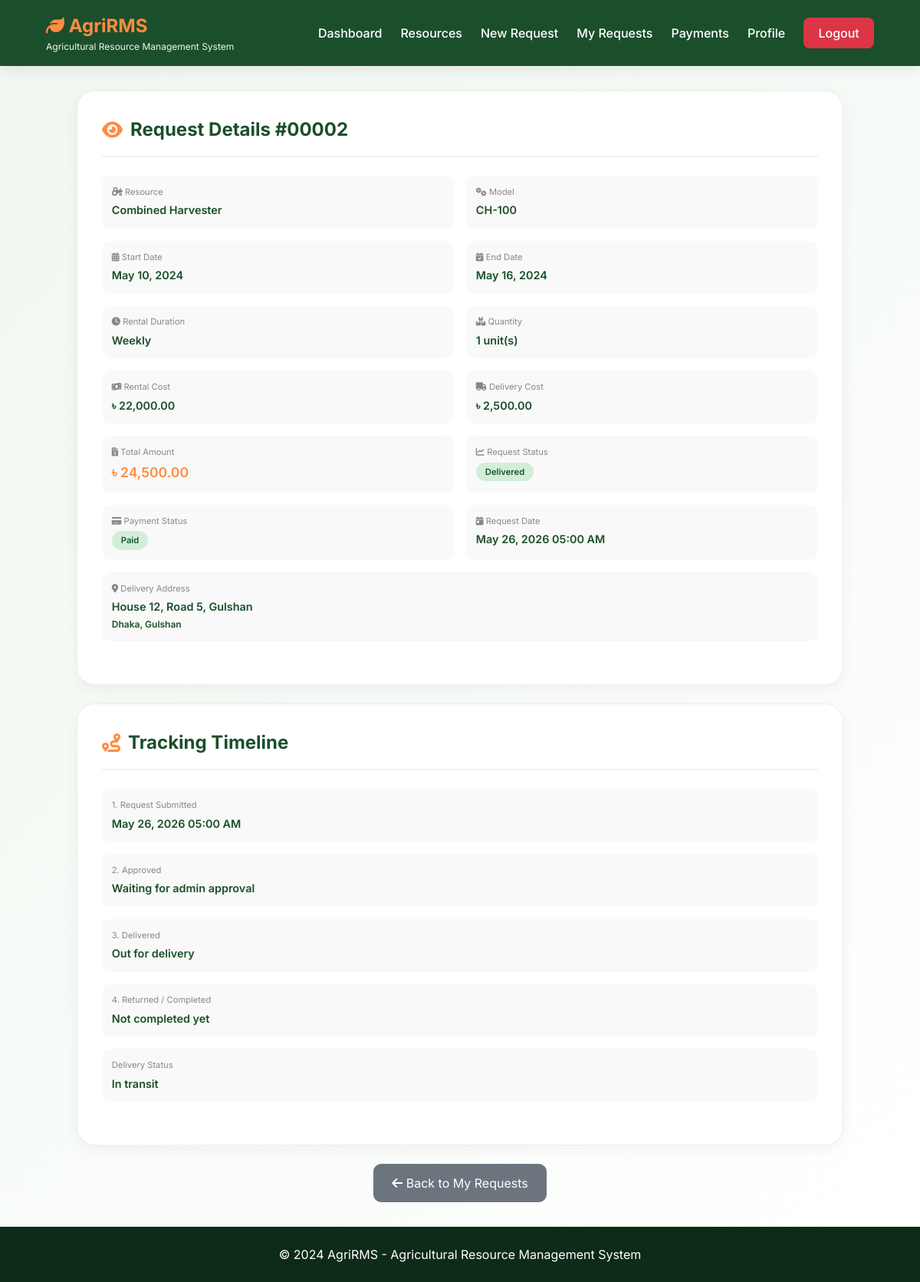
/client/view_request.php?id=2 (signed in), run on the app's committed database.
### tables this page shows
CREATE TABLE `service_requests` (
  `id` int(11) NOT NULL AUTO_INCREMENT,
  `user_id` int(11) NOT NULL,
  `resource_id` int(11) NOT NULL,
  `delivery_id` int(11) DEFAULT NULL,
  `rental_duration` enum('Daily','Weekly','Monthly') NOT NULL,
  `quantity` int(11) NOT NULL DEFAULT 1,
  `start_date` date NOT NULL,
  `end_date` date NOT NULL,
  `total_rental_cost` decimal(10,2) NOT NULL,
  `delivery_cost` decimal(10,2) DEFAULT 0.00,
  `total_cost` decimal(10,2) NOT NULL,
  `delivery_address` text NOT NULL,
  `delivery_district` varchar(50) NOT NULL,
  `delivery_upazila` varchar(50) DEFAULT NULL,
  `special_instructions` text DEFAULT NULL,
  `request_status` enum('Pending','Approved','Processing','Delivered','Returned','Cancelled') DEFAULT 'Pending',
  `payment_status` enum('Pending','Paid','Partial') DEFAULT 'Pending',
  `payment_id` int(11) DEFAULT NULL,
  `approved_by` int(11) DEFAULT NULL,
  `approved_at` datetime DEFAULT NULL,
  `delivered_at` datetime DEFAULT NULL,
  `returned_at` datetime DEFAULT NULL,
  `created_at` timestamp NOT NULL DEFAULT current_timestamp(),
  `updated_at` timestamp NOT NULL DEFAULT current_timestamp() ON UPDATE current_timestamp(),
  PRIMARY KEY (`id`),
  KEY `user_id` (`user_id`),
  KEY `resource_id` (`resource_id`),
  KEY `delivery_id` (`delivery_id`),
  FOREIGN KEY (`user_id`) REFERENCES `users` (`id`) ON DELETE CASCADE,
  FOREIGN KEY (`resource_id`) REFERENCES `resources` (`id`) ON DELETE CASCADE,
  FOREIGN KEY (`delivery_id`) REFERENCES `delivery` (`id`) ON DELETE SET NULL
);

CREATE TABLE `resources` (
  `id` int(11) NOT NULL AUTO_INCREMENT,
  `name` varchar(100) NOT NULL,
  `model` varchar(100) NOT NULL,
  `type` enum('Tractor','Soil Cultivation','Planting','Irrigation','Harvesting','Hay Making','Loading','Fertilizer Dispenser','Produce Sorter','Post Harvest') NOT NULL,
  `category` varchar(50) NOT NULL,
  `description` text DEFAULT NULL,
  `manufacturer` varchar(100) DEFAULT NULL,
  `manufacturing_year` year DEFAULT NULL,
  `horsepower` int(11) DEFAULT NULL,
  `fuel_type` enum('Diesel','Petrol','Electric','Solar','Manual') DEFAULT 'Diesel',
  `daily_rate` decimal(10,2) NOT NULL,
  `weekly_rate` decimal(10,2) DEFAULT NULL,
  `monthly_rate` decimal(10,2) DEFAULT NULL,
  `security_deposit` decimal(10,2) NOT NULL DEFAULT 5000.00,
  `status` enum('Available','Rented','Under Maintenance','Out of Service') DEFAULT 'Available',
  `quantity` int(11) NOT NULL DEFAULT 1,
  `image_url` varchar(255) DEFAULT NULL,
  `created_at` timestamp NOT NULL DEFAULT current_timestamp(),
  `updated_at` timestamp NOT NULL DEFAULT current_timestamp() ON UPDATE current_timestamp(),
  PRIMARY KEY (`id`)
);

### client/view_request.php (the view, shortened to what this page needs)
<?php
include '../database.php';
$request_id = isset($_GET['id']) ? (int)$_GET['id'] : 0;
$user_id = $_SESSION['user_id'];
$query = "SELECT sr.*, r.name as resource_name, r.model, r.daily_rate, r.type as resource_type
          FROM service_requests sr
          LEFT JOIN resources r ON sr.resource_id = r.id
          WHERE sr.id = $request_id AND sr.user_id = $user_id";
$result = mysqli_query($conn, $query);
$request = mysqli_fetch_assoc($result);
?>
<!DOCTYPE html>
<html lang="en">
<head>
    <link rel="stylesheet" href="https://cdnjs.cloudflare.com/ajax/libs/font-awesome/6.4.0/css/all.min.css">
</head>
<body>
    <header class="header">
        <div class="logo">
            <h2><i class="fas fa-leaf"></i> AgriRMS</h2>
            <p>Agricultural Resource Management System</p>
        </div>
        <nav class="nav-links">
            <a href="dashboard.php">Dashboard</a>
            <a href="resources.php">Resources</a>
            <a href="request_service.php">New Request</a>
            <a href="my_requests.php">My Requests</a>
            <a href="payments.php">Payments</a>
            <a href="profile.php">Profile</a>
            <a href="../logout.php" class="btn-logout">Logout</a>
        </nav>
    </header>
    <div class="main-content">
        <div class="container">
            <div class="card">
                <h2><i class="fas fa-eye"></i> Request Details #<?php echo str_pad($request['id'], 5, '0', STR_PAD_LEFT); ?></h2>
                <div class="info-grid">
                    <div class="info-item">
                        <label><i class="fas fa-tractor"></i> Resource</label>
                        <div class="value"><?php echo htmlspecialchars($request['resource_name'] ?? 'N/A'); ?></div>
                    </div>
                    <div class="info-item">
                        <label><i class="fas fa-cogs"></i> Model</label>
                        <div class="value"><?php echo htmlspecialchars($request['model'] ?? 'N/A'); ?></div>
                    </div>
                    <div class="info-item">
                        <label><i class="fas fa-calendar-alt"></i> Start Date</label>
                        <div class="value"><?php echo date('M d, Y', strtotime($request['start_date'])); ?></div>
                    </div>
                    <div class="info-item">
                        <label><i class="fas fa-calendar-check"></i> End Date</label>
                        <div class="value"><?php echo date('M d, Y', strtotime($request['end_date'])); ?></div>
                    </div>
                    <div class="info-item">
                        <label><i class="fas fa-clock"></i> Rental Duration</label>
                        <div class="value"><?php echo $request['rental_duration']; ?></div>
                    </div>
                    <div class="info-item">
                        <label><i class="fas fa-boxes"></i> Quantity</label>
                        <div class="value"><?php echo $request['quantity']; ?> unit(s)</div>
                    </div>
                    <div class="info-item">
                        <label><i class="fas fa-money-bill-wave"></i> Rental Cost</label>
                        <div class="value">৳ <?php echo number_format($request['total_rental_cost'], 2); ?></div>
                    </div>
                    <div class="info-item">
                        <label><i class="fas fa-truck"></i> Delivery Cost</label>
                        <div class="value">৳ <?php echo number_format($request['delivery_cost'], 2); ?></div>
                    </div>
                    <div class="info-item">
                        <label><i class="fas fa-file-invoice-dollar"></i> Total Amount</label>
                        <div class="value" style="color: #FF8C42; font-size: 1.1rem;">৳ <?php echo number_format($request['total_cost'], 2); ?></div>
                    </div>
                    <div class="info-item">
                        <label><i class="fas fa-chart-line"></i> Request Status</label>
                        <div class="value">
                            <?php
                            $status_class = 'status-pending';
                            switch($request['request_status']) {
                                case 'Delivered': $status_class = 'status-delivered'; break;
                            }
                            ?>
                            <span class="status <?php echo $status_class; ?>"><?php echo $request['request_status']; ?></span>
                        </div>
                    </div>
                    <div class="info-item">
                        <label><i class="fas fa-credit-card"></i> Payment Status</label>
                        <div class="value">
                            <span class="status <?php echo $request['payment_status'] == 'Paid' ? 'status-paid' : 'status-pending'; ?>">
                                <?php echo $request['payment_status'] ?? 'Pending'; ?>
                            </span>
                        </div>
                    </div>
                    <div class="info-item">
                        <label><i class="fas fa-calendar-day"></i> Request Date</label>
                        <div class="value"><?php echo date('M d, Y h:i A', strtotime($request['created_at'])); ?></div>
                    </div>
                    <div class="info-item full-width">
                        <label><i class="fas fa-map-marker-alt"></i> Delivery Address</label>
                        <div class="value">
                            <?php echo htmlspecialchars($request['delivery_address']); ?>
                            <?php if($request['delivery_district']): ?>
                                <br><small><?php echo htmlspecialchars($request['delivery_district']); ?>, <?php echo htmlspecialchars($request['delivery_upazila']); ?></small>
                            <?php endif; ?>
                        </div>
                    </div>
                </div>
            </div>
            <div class="card">
                <h2><i class="fas fa-route"></i> Tracking Timeline</h2>
                <div class="info-grid" style="grid-template-columns: repeat(1, 1fr);">
                    <div class="info-item"><label>1. Request Submitted</label><div class="value"><?php echo date('M d, Y h:i A', strtotime($request['created_at'])); ?></div></div>
                    <div class="info-item"><label>2. Approved</label><div class="value"><?php echo $request['approved_at'] ? date('M d, Y h:i A', strtotime($request['approved_at'])) : 'Waiting for admin approval'; ?></div></div>
                    <div class="info-item"><label>3. Delivered</label><div class="value"><?php echo $request['delivered_at'] ? date('M d, Y h:i A', strtotime($request['delivered_at'])) : ($request['request_status'] === 'Delivered' ? 'Out for delivery' : 'Not delivered yet'); ?></div></div>
                    <div class="info-item"><label>4. Returned / Completed</label><div class="value"><?php echo $request['returned_at'] ? date('M d, Y h:i A', strtotime($request['returned_at'])) : 'Not completed yet'; ?></div></div>
                    <div class="info-item"><label>Delivery Status</label><div class="value"><?php echo in_array($request['request_status'], ['Processing', 'Delivered'], true) ? 'In transit' : ($request['request_status'] === 'Returned' ? 'Returned' : ($request['request_status'] === 'Cancelled' ? 'Cancelled' : 'Pending dispatch')); ?></div></div>
                </div>
            </div>
            <div style="text-align: center; margin-top: 1rem;">
                <a href="my_requests.php" class="btn-back"><i class="fas fa-arrow-left"></i> Back to My Requests</a>
            </div>
        </div>
    </div>
    <footer class="footer">
        <p>&copy; 2024 AgriRMS - Agricultural Resource Management System</p>
    </footer>
</body>
</html>

### client/view_request.php (style rules this page uses)
* { margin: 0; padding: 0; box-sizing: border-box; }
body { font-family: 'Inter', sans-serif; background: #f5f7f5; color: #1a2e1f; line-height: 1.5; min-height: 100vh; display: flex; flex-direction: column; }
.header { background: #1B4F2B; padding: 1rem 5%; display: flex; justify-content: space-between; align-items: center; position: sticky; top: 0; z-index: 1000; box-shadow: 0 2px 20px rgba(0,0,0,0.1); }
.logo h2 { color: #FF8C42; font-size: 1.5rem; }
.logo p { color: #f0f7f0; font-size: 0.75rem; }
.nav-links { display: flex; gap: 1.5rem; align-items: center; flex-wrap: wrap; }
.nav-links a { color: white; text-decoration: none; font-weight: 500; transition: 0.3s; }
.btn-logout { background: #dc3545; padding: 0.5rem 1.2rem; border-radius: 8px; color: white !important; }
.main-content { flex: 1; padding: 2rem 5%; background: linear-gradient(135deg, #f0f7f0 0%, #ffffff 100%); }
.container { max-width: 1000px; margin: 0 auto; }
.card { background: white; border-radius: 24px; padding: 2rem; margin-bottom: 1.5rem; box-shadow: 0 5px 20px rgba(0,0,0,0.05); border: 1px solid #e8f0e8; }
.card h2 { color: #1B4F2B; margin-bottom: 1.5rem; padding-bottom: 1rem; border-bottom: 2px solid #f0f4f0; display: flex; align-items: center; gap: 10px; }
.card h2 i { color: #FF8C42; }
.info-grid { display: grid; grid-template-columns: repeat(2, 1fr); gap: 1rem; margin-bottom: 1.5rem; }
.info-item { padding: 0.8rem; background: #f8f9f8; border-radius: 12px; }
.info-item label { font-size: 0.7rem; color: #888; display: block; margin-bottom: 0.3rem; }
.info-item .value { font-size: 0.9rem; font-weight: 600; color: #1B4F2B; }
.full-width { grid-column: span 2; }
.status { padding: 4px 12px; border-radius: 20px; font-size: 0.7rem; font-weight: 600; display: inline-block; }
.status-delivered { background: #d4edda; color: #155724; }
.status-paid { background: #d4edda; color: #155724; }
.btn-back { background: #6c757d; color: white; padding: 0.8rem 1.5rem; text-decoration: none; border-radius: 10px; display: inline-block; }
.footer { background: #0d2b18; color: white; padding: 1.5rem; text-align: center; }

### data on the page
service_requests: id "00002", resource.name "Combined Harvester", resource.model "CH-100", start_date "May 10, 2024", end_date "May 16, 2024", rental_duration "Weekly", quantity "1", total_rental_cost "22,000.00", delivery_cost "2,500.00", total_cost "24,500.00", request_status "Delivered", payment_status "Paid", created_at "May 26, 2026 05:00 AM", delivery_address "House 12, Road 5, Gulshan", delivery_district "Dhaka", delivery_upazila "Gulshan"
